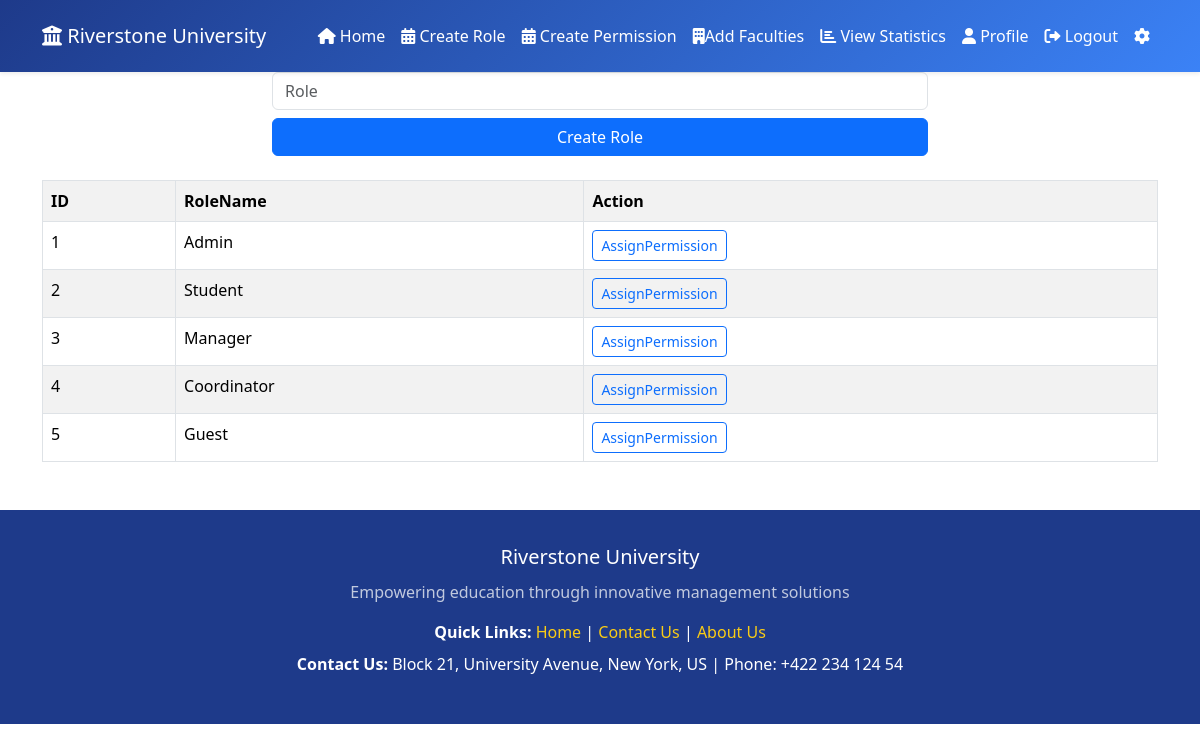
Page /src/Admin/design/role.php on the committed database.
### tables this page shows
CREATE TABLE `roles` (
  `id` int(11) NOT NULL,
  `role_name` varchar(50) NOT NULL,
  `created_at` timestamp NOT NULL DEFAULT current_timestamp()
);

### _classes/Libs/Database/MySQL.php (called while the page is built, shortened)
<?php
class MySQL{
    private $dbhost;
    private $dbuser;
    private $dbpass;
    private $dbname;
    public function __construct(
        $dbhost="localhost",
        $dbuser="root",
        $dbpass="",
        $dbname="ewsd")
    {
        $this->dbhost=$dbhost;
        $this->dbuser=$dbuser;
        $this->dbpass=$dbpass;
        $this->dbname=$dbname;
    }
    public function connect(){
        try{
            $this->db=new PDO("mysql:dbhost=$this->dbhost;
            dbname=$this->dbname",
            $this->dbuser,
            $this->dbpass,
            [
                PDO::ATTR_ERRMODE => PDO::ERRMODE_EXCEPTION,
                PDO::ATTR_DEFAULT_FETCH_MODE => PDO::FETCH_OBJ,
            ]
            );
            return $this->db;
        }catch(PDOException $e){
            echo $e->getMessage();
            exit();
        }
    }
}

### _classes/Libs/Database/UsersTable.php (called while the page is built, shortened)
<?php
class UsersTable{
    private $db;
    public function __construct(MySQL $mysql)
    {
        $this->db = $mysql->connect();
    }
    public function roleall(){
        $statement = $this->db->query(
            "SELECT * from roles"
        );
        return $statement->fetchAll();
    }
}

### src/Admin/design/role.php (the view, shortened to what this page needs)
<?php
$table=new UsersTable(new MySQL);
$roles=$table->roleall();
?>
<!DOCTYPE html>
<html lang="en">
<head>
    <link rel="stylesheet" href="../../../css/bootstrap.min.css">
</head>
<body>
<?php include "header.php"; ?>
    <div class="container text-center" style="max-width: 680px">
        <form action="../code/role.php" method="post" class="mb-2">
            <input type="text" class="form-control mb-2" name="role_name" placeholder="Role" required>
            <button class="btn btn-primary w-100">Create Role</button>
        </form>
    </div>
    <div class="container mt-4">
        <table class="table table-striped table-bordered">
            <tr>
                <th>ID</th>
                <th>RoleName</th>
                <th>Action</th>
            </tr>
            <?php if (!empty($roles)) : ?>
            <?php foreach($roles as $role) : ?>
            <tr>
                <td><?= $role->id ?></td>
                <td><?= $role->role_name ?></td>
                <td>
                    <a href="./assignpermission.php?id=<?= $role->id ?>" class="btn btn-sm btn-outline-primary">AssignPermission</a>
                </td>
            </tr>
            <?php endforeach ?>
            <?php else : ?>
                <h1>No Record</h1>
            <?php endif; ?>
        </table>
    </div>
    <?php include "footer.php"; ?>
</body>
</html>

### src/Admin/design/header.php (style rules this page uses)
:root { --primary-dark: #1e3a8a; --primary-light: #3b82f6; --accent: #facc15; --light-bg: #f8fafc; }

### src/Admin/design/footer.php (style rules this page uses)
:root { --primary-dark: #1e3a8a; --primary-light: #3b82f6; --secondary: #64748b; --accent: #facc15; --light-bg: #f8fafc; --card-bg: #ffffff; }

### rows in the picture
roles: id "1", role_name "Admin"
roles: id "2", role_name "Student"
roles: id "3", role_name "Manager"
roles: id "4", role_name "Coordinator"
roles: id "5", role_name "Guest"
